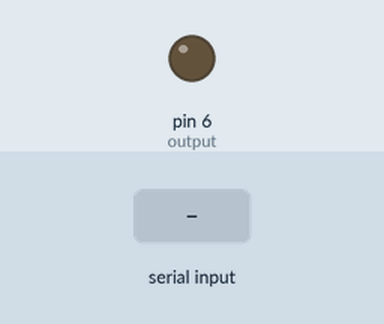
This sketch was run on a simulated Arduino Uno, built with avr-gcc and run on an emulated ATmega328P. Shown: output pins drawn as LEDs (lit = HIGH). Inputs (shaded band) come from the test bench.

Above: at 1.2 s.
1.3 s: "one" received over Serial
At 2.9 s:
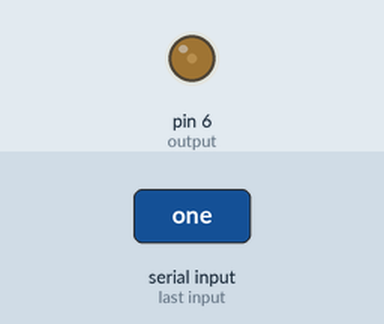
3.8 s: "two" received over Serial
At 6.0 s:
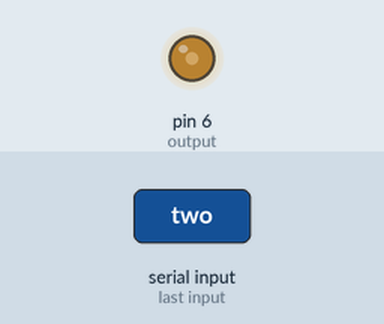
6.3 s: "three" received over Serial
At 8.0 s:
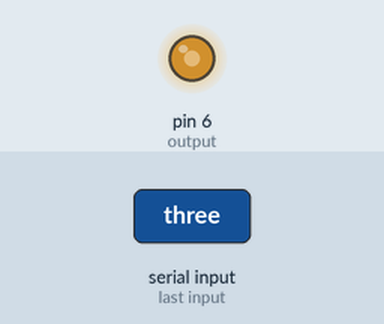
8.8 s: "four" received over Serial
At 11.1 s:
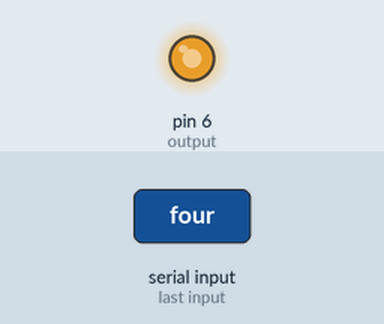
Timing chart, 0 to 12.3 s (numbered marks = the images above; inputs shaded):
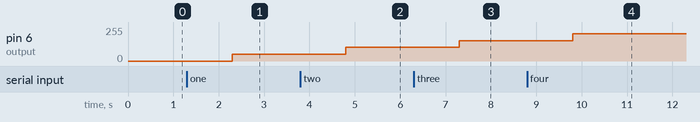

The sketch:

assignment6_b.ino
```cpp
//declare the necessary variables
int flag=0,value;
int output = 6;
byte byteVal=48;
int LOWER_BOUND = 0,UPPER_BOUND = 255, LOWER_LEVEL = 0, UPPER_LEVEL = 5;

void setup() {
  // put your setup code here, to run once:
  Serial.begin(9600);
  pinMode(output,OUTPUT);
}

void loop() {
  // put your main code here, to run repeatedly:
  String buffer;
 while(Serial.available()>0){ // Wait for characters
 buffer=Serial.readString();}
 if(buffer.equals("one")) byteVal=1+48;
 if(buffer.equals("two")) byteVal=2+48;
 if(buffer.equals("three")) byteVal=3+48;
 if(buffer.equals("four")) byteVal=4+48;
 if(buffer.equals("five")) byteVal=5+48;
 value = byteVal-48;
 if(value>UPPER_LEVEL) value=UPPER_LEVEL;
 int mappedValue=map(value,LOWER_LEVEL,UPPER_LEVEL,LOWER_BOUND,UPPER_BOUND);
 //Serial.println(mappedValue);
 analogWrite(output,mappedValue);
}
```

Measured:
- after the input at 1.3 s, pin 6 (output): 0/255 → 51/255 after 1.0 s
- after the input at 3.8 s, pin 6 (output): 51/255 → 102/255 after 1.0 s
- after the input at 6.3 s, pin 6 (output): 102/255 → 153/255 after 1.0 s
- after the input at 8.8 s, pin 6 (output): 153/255 → 204/255 after 1.0 s
